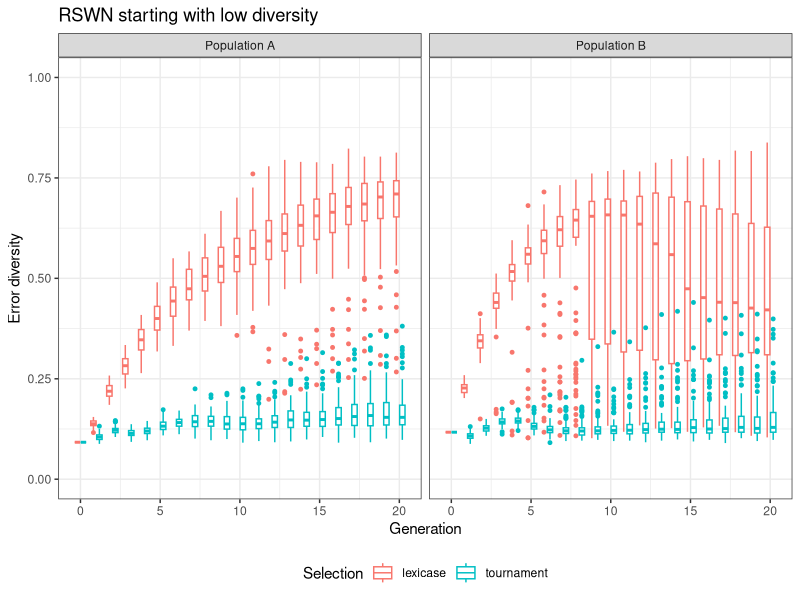
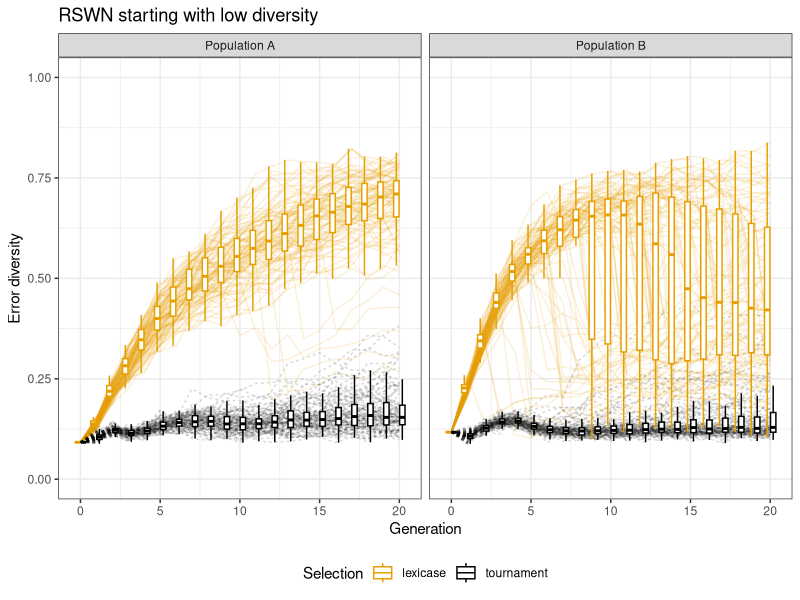
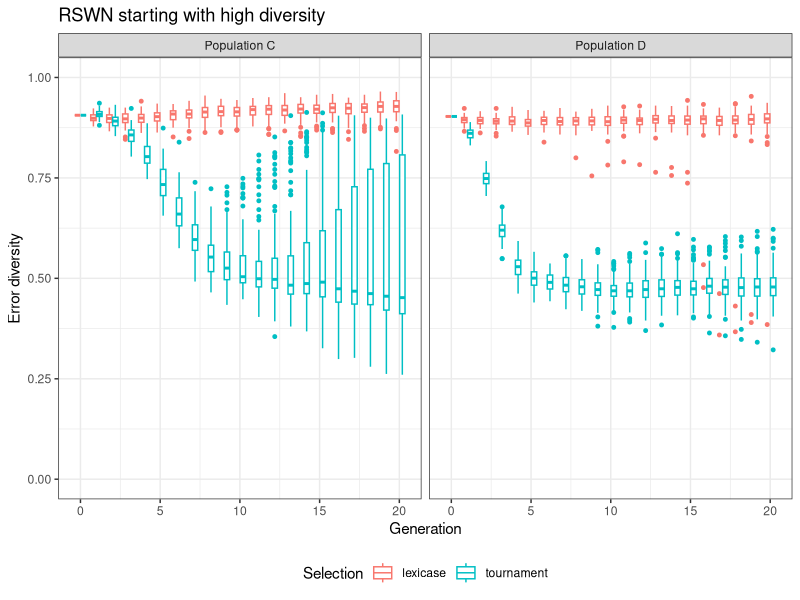
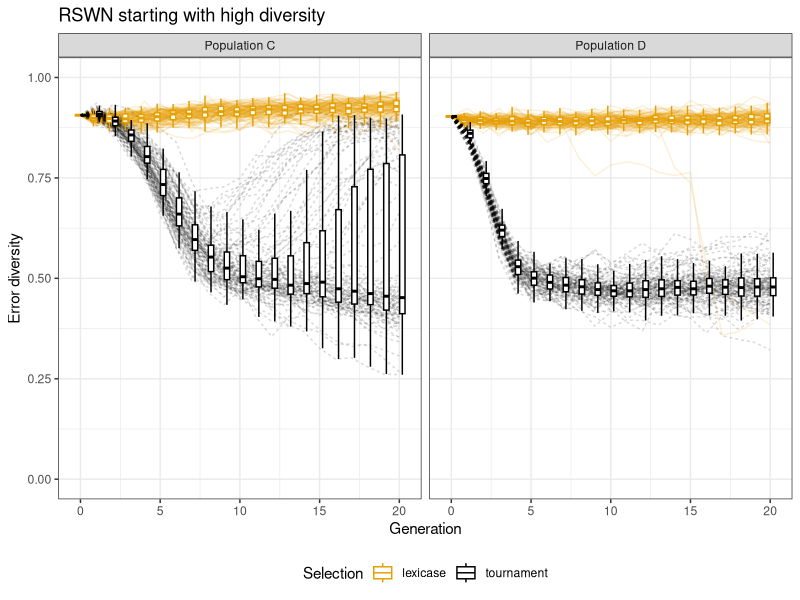
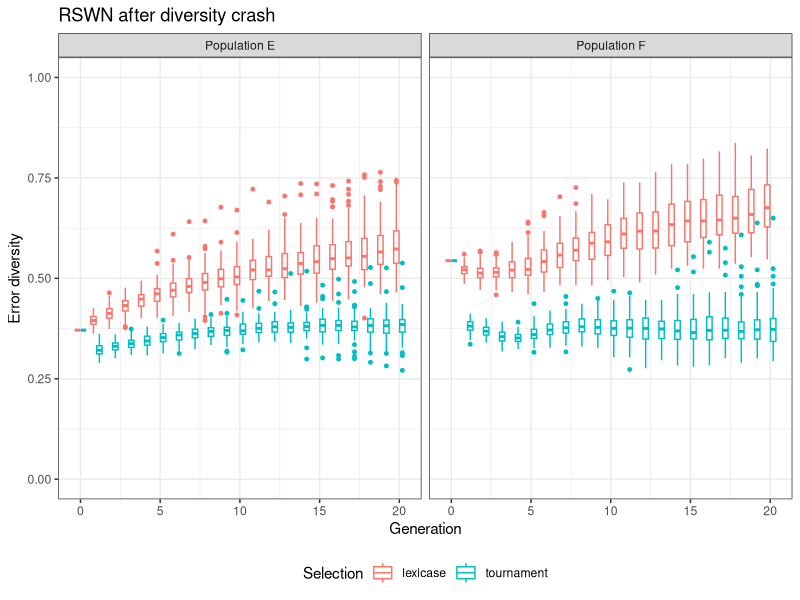
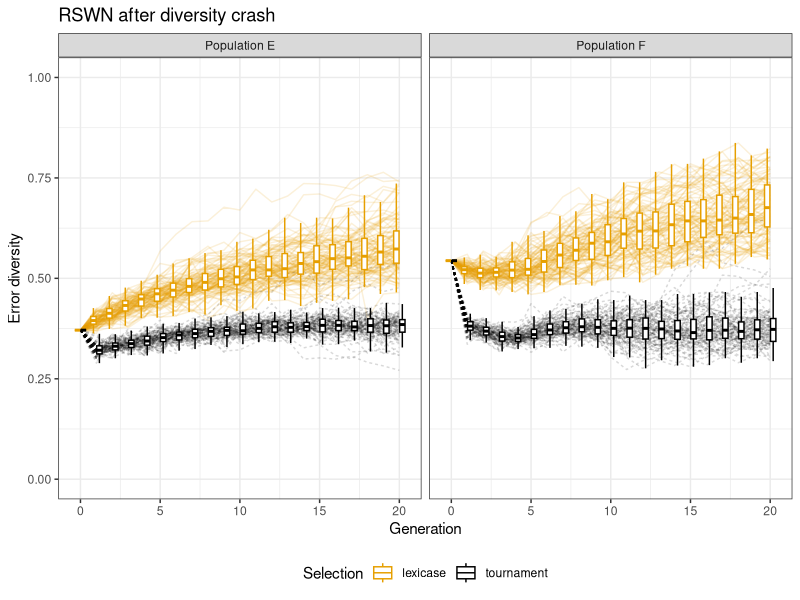
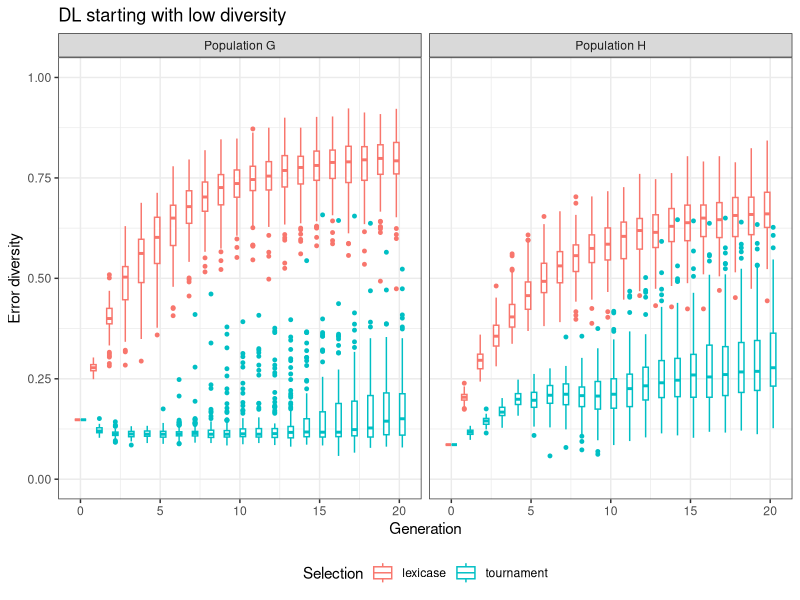
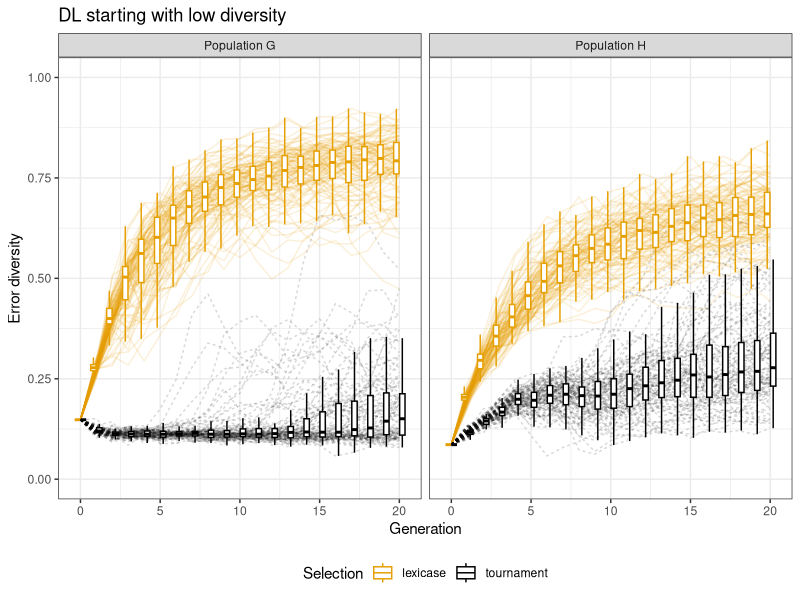

Here is the R script that generated these plots, in order:
## ---- chunk 1
library("ggplot2")

div15run0 <- read.csv("data/RSWN/div15run0.csv")
div15run1 <- read.csv("data/RSWN/div15run1.csv")
div90run6 <- read.csv("data/RSWN/div90run6.csv")
div90run10 <- read.csv("data/RSWN/div90run10.csv")
drop25run0 <- read.csv("data/RSWN/drop25run0.csv")
drop25run8 <- read.csv("data/RSWN/drop25run8.csv")

dl_div15run0 <- read.csv("data/DoubleLetters/double_letters_div15_run0.csv")
dl_div15run1 <- read.csv("data/DoubleLetters/double_letters_div15_run1.csv")
dl_div90run0 <- read.csv("data/DoubleLetters/double_letters_div90_run0.csv")
dl_div90run3 <- read.csv("data/DoubleLetters/double_letters_div90_run3.csv")
dl_drop25run0 <- read.csv("data/DoubleLetters/double_letters_drop_25_run0.csv")
dl_drop25run21 <- read.csv("data/DoubleLetters/double_letters_drop_25_run21.csv")
## ---- chunk 2
#for (d in list(div15run0, div15run1, div90run6, div90run10, drop25run0, drop25run8)) {
#  d$selection <- sapply(strsplit(as.character(d$method), "-"), function(l) l[[3]])
#  print(names(d))
#}

div15run0$selection <- sapply(strsplit(as.character(div15run0$method), "-"), function(l) l[[3]])
div15run1$selection <- sapply(strsplit(as.character(div15run1$method), "-"), function(l) l[[3]])
div90run6$selection <- sapply(strsplit(as.character(div90run6$method), "-"), function(l) l[[3]])
div90run10$selection <- sapply(strsplit(as.character(div90run10$method), "-"), function(l) l[[3]])
drop25run0$selection <- sapply(strsplit(as.character(drop25run0$method), "-"), function(l) l[[3]])
drop25run8$selection <- sapply(strsplit(as.character(drop25run8$method), "-"), function(l) l[[3]])

dl_div15run0$selection <- sapply(strsplit(as.character(dl_div15run0$method), "-"), function(l) l[[3]])
dl_div15run1$selection <- sapply(strsplit(as.character(dl_div15run1$method), "-"), function(l) l[[3]])
dl_div90run0$selection <- sapply(strsplit(as.character(dl_div90run0$method), "-"), function(l) l[[3]])
dl_div90run3$selection <- sapply(strsplit(as.character(dl_div90run3$method), "-"), function(l) l[[3]])
dl_drop25run0$selection <- sapply(strsplit(as.character(dl_drop25run0$method), "-"), function(l) l[[3]])
dl_drop25run21$selection <- sapply(strsplit(as.character(dl_drop25run21$method), "-"), function(l) l[[3]])

# div15run0$run <- sapply(strsplit(as.character(div15run0$method), "-"), function(l) l[[2]])
# div15run1$run <- sapply(strsplit(as.character(div15run1$method), "-"), function(l) l[[2]])
# div90run6$run <- sapply(strsplit(as.character(div90run6$method), "-"), function(l) l[[2]])
# div90run10$run <- sapply(strsplit(as.character(div90run10$method), "-"), function(l) l[[2]])
# drop25run0$run <- sapply(strsplit(as.character(drop25run0$method), "-"), function(l) l[[2]])
# drop25run8$run <- sapply(strsplit(as.character(drop25run8$method), "-"), function(l) l[[2]])
# 
# dl_div15run0$run <- sapply(strsplit(as.character(dl_div15run0$method), "-"), function(l) l[[2]])
# dl_div15run1$run <- sapply(strsplit(as.character(dl_div15run1$method), "-"), function(l) l[[2]])
# dl_div90run0$run <- sapply(strsplit(as.character(dl_div90run0$method), "-"), function(l) l[[2]])
# dl_div90run3$run <- sapply(strsplit(as.character(dl_div90run3$method), "-"), function(l) l[[2]])
# dl_drop25run0$run <- sapply(strsplit(as.character(dl_drop25run0$method), "-"), function(l) l[[2]])
# dl_drop25run21$run <- sapply(strsplit(as.character(dl_drop25run21$method), "-"), function(l) l[[2]])

# These will be renamed for new population names
div15run0$run <- "Population A"
div15run1$run <- "Population B"
div90run6$run <- "Population C"
div90run10$run <- "Population D"
drop25run0$run <- "Population E"
drop25run8$run <- "Population F"

dl_div15run0$run <- "Population G"
dl_div15run1$run <- "Population H"
dl_div90run0$run <- "Population I"
dl_div90run3$run <- "Population J"
dl_drop25run0$run <- "Population K"
dl_drop25run21$run <- "Population L"


div15run0$start <- sapply(strsplit(as.character(div15run0$method), "-"), function(l) l[[1]])
div15run1$start <- sapply(strsplit(as.character(div15run1$method), "-"), function(l) l[[1]])
div90run6$start <- sapply(strsplit(as.character(div90run6$method), "-"), function(l) l[[1]])
div90run10$start <- sapply(strsplit(as.character(div90run10$method), "-"), function(l) l[[1]])
drop25run0$start <- sapply(strsplit(as.character(drop25run0$method), "-"), function(l) l[[1]])
drop25run8$start <- sapply(strsplit(as.character(drop25run8$method), "-"), function(l) l[[1]])

dl_div15run0$start <- sapply(strsplit(as.character(dl_div15run0$method), "-"), function(l) l[[1]])
dl_div15run1$start <- sapply(strsplit(as.character(dl_div15run1$method), "-"), function(l) l[[1]])
dl_div90run0$start <- sapply(strsplit(as.character(dl_div90run0$method), "-"), function(l) l[[1]])
dl_div90run3$start <- sapply(strsplit(as.character(dl_div90run3$method), "-"), function(l) l[[1]])
dl_drop25run0$start <- sapply(strsplit(as.character(dl_drop25run0$method), "-"), function(l) l[[1]])
dl_drop25run21$start <- sapply(strsplit(as.character(dl_drop25run21$method), "-"), function(l) l[[1]])
## ---- chunk 3
update_geom_defaults("point", list(colour = NULL, alpha=0.05))

cbbPalette <- c("#E69F00", "#56B4E9")
cbbPalette <- c("#E69F00", "#000000")
## ---- chunk 4
div15 = rbind(div15run0, div15run1)


ggplot(div15, aes(x=generation, y=error_vector_diversity, color=selection)) + 
  geom_boxplot(aes(group=interaction(generation, selection)), outlier.size=1) + 
  ylim(0, 1) +
  labs(title = "RSWN starting with low diversity", x="Generation", y="Error diversity", color="Selection") +
  facet_grid(. ~ run) +
  theme_bw() + 
  theme(legend.position = "bottom")

ggplot(div15, aes(x=generation, y=error_vector_diversity, color=selection)) + 
  geom_line(aes(group=interaction(trial, method), linetype=selection), alpha=0.15, show_guide=FALSE) + 
  geom_boxplot(aes(group=interaction(generation, selection)), outlier.shape = NA) + #outlier.size=0) + 
  ylim(0, 1) + 
  labs(title = "RSWN starting with low diversity", x="Generation", y="Error diversity", color="Selection") +
  facet_grid(. ~ run) +
  scale_colour_manual(values = cbbPalette) +
  theme_bw() + 
  theme(legend.position = "bottom", legend.direction = "horizontal")
## ---- chunk 5
div90 = rbind(div90run6, div90run10)

ggplot(div90, aes(x=generation, y=error_vector_diversity, color=selection)) + 
  geom_boxplot(aes(group=interaction(generation, selection)), outlier.size=1) + 
  ylim(0, 1) +
  labs(title = "RSWN starting with high diversity", x="Generation", y="Error diversity", color="Selection") +
  facet_grid(. ~ run) +
  theme_bw() + 
  theme(legend.position = "bottom")

ggplot(div90, aes(x=generation, y=error_vector_diversity, color=selection)) + 
  geom_line(aes(group=interaction(trial, method), linetype=selection), alpha=0.15, show_guide=FALSE) + 
  geom_boxplot(aes(group=interaction(generation, selection)), outlier.shape = NA) + 
  ylim(0, 1) + 
  labs(title = "RSWN starting with high diversity", x="Generation", y="Error diversity", color="Selection") +
  facet_grid(. ~ run) +
  scale_colour_manual(values = cbbPalette) +
  theme_bw() + 
  theme(legend.position = "bottom")
## ---- chunk 6
drop25 = rbind(drop25run0, drop25run8)

ggplot(drop25, aes(x=generation, y=error_vector_diversity, color=selection)) + 
  geom_boxplot(aes(group=interaction(generation, selection)), outlier.size=1) + 
  ylim(0, 1) +
  labs(title = "RSWN after diversity crash", x="Generation", y="Error diversity", color="Selection") +
  facet_grid(. ~ run) +
  theme_bw() + 
  theme(legend.position = "bottom")

ggplot(drop25, aes(x=generation, y=error_vector_diversity, color=selection)) + 
  geom_line(aes(group=interaction(trial, method), linetype=selection), alpha=0.15, show_guide=FALSE) + 
  geom_boxplot(aes(group=interaction(generation, selection)), outlier.shape = NA) + 
  ylim(0, 1) + 
  labs(title = "RSWN after diversity crash", x="Generation", y="Error diversity", color="Selection") +
  facet_grid(. ~ run) +
  scale_colour_manual(values = cbbPalette) +
  theme_bw() + 
  theme(legend.position = "bottom")
## ---- chunk 7
dl_div15 = rbind(dl_div15run0, dl_div15run1)

ggplot(dl_div15, aes(x=generation, y=error_vector_diversity, color=selection)) + 
  geom_boxplot(aes(group=interaction(generation, selection)), outlier.size=1) + 
  ylim(0, 1) +
  labs(title = "DL starting with low diversity", x="Generation", y="Error diversity", color="Selection") +
  facet_grid(. ~ run) +
  theme_bw() + 
  theme(legend.position = "bottom")

ggplot(dl_div15, aes(x=generation, y=error_vector_diversity, color=selection)) + 
  geom_line(aes(group=interaction(trial, method), linetype=selection), alpha=0.15, show_guide=FALSE) + 
  geom_boxplot(aes(group=interaction(generation, selection)), outlier.shape = NA) + 
  ylim(0, 1) + 
  labs(title = "DL starting with low diversity", x="Generation", y="Error diversity", color="Selection") +
  facet_grid(. ~ run) +
  scale_colour_manual(values = cbbPalette) +
  theme_bw() + 
  theme(legend.position = "bottom")
## ---- chunk 8
dl_div90 = rbind(dl_div90run0, dl_div90run3)

ggplot(dl_div90, aes(x=generation, y=error_vector_diversity, color=selection)) + 
  geom_boxplot(aes(group=interaction(generation, selection)), outlier.size=1) + 
  ylim(0, 1) +
  labs(title = "DL starting with high diversity", x="Generation", y="Error diversity", color="Selection") +
  facet_grid(. ~ run) +
  theme_bw() + 
  theme(legend.position = "bottom")

ggplot(dl_div90, aes(x=generation, y=error_vector_diversity, color=selection)) + 
  geom_line(aes(group=interaction(trial, method), linetype=selection), alpha=0.15, show_guide=FALSE) + 
  geom_boxplot(aes(group=interaction(generation, selection)), outlier.shape = NA) + 
  ylim(0, 1) + 
  labs(title = "DL starting with high diversity", x="Generation", y="Error diversity", color="Selection") +
  facet_grid(. ~ run) +
  scale_colour_manual(values = cbbPalette) +
  theme_bw() + 
  theme(legend.position = "bottom")
## ---- chunk 9
dl_drop25 = rbind(dl_drop25run0, dl_drop25run21)

ggplot(dl_drop25, aes(x=generation, y=error_vector_diversity, color=selection)) + 
  geom_boxplot(aes(group=interaction(generation, selection)), outlier.size=1) + 
  ylim(0, 1) +
  labs(title = "DL after diversity crash", x="Generation", y="Error diversity", color="Selection") +
  facet_grid(. ~ run) +
  theme_bw() + 
  theme(legend.position = "bottom")

ggplot(dl_drop25, aes(x=generation, y=error_vector_diversity, color=selection)) + 
  geom_line(aes(group=interaction(trial, method), linetype=selection), alpha=0.15, show_guide=FALSE) + 
  geom_boxplot(aes(group=interaction(generation, selection)), outlier.shape = NA) + 
  ylim(0, 1) + 
  labs(title = "DL after diversity crash", x="Generation", y="Error diversity", color="Selection") +
  facet_grid(. ~ run) +
  scale_colour_manual(values = cbbPalette) +
  theme_bw() + 
  theme(legend.position = "bottom")
